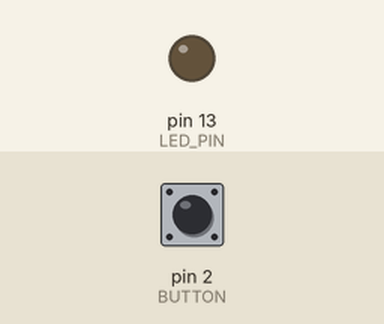
The sketch below on a simulated Arduino Uno, built with avr-gcc and run on an emulated ATmega328P. Parts: output pins drawn as LEDs (lit = HIGH). Inputs (shaded band) come from the test bench; at power-on: pin 2 (BUTTON) LOW.

Above: at 1.2 s.
1.3 s: pin 2 (BUTTON) pulled HIGH for 0.15 s
At 1.37 s:
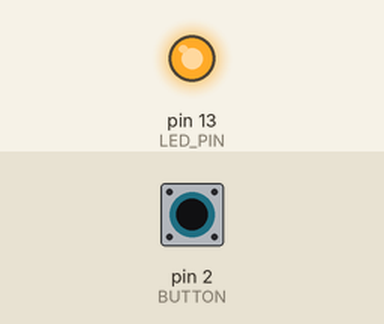
2.9 s: pin 2 (BUTTON) pulled HIGH for 3.2 s
At 7.4 s:
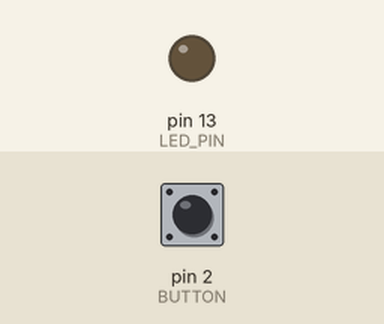
Timing chart, 0 to 8.9 s (numbered marks = the images above; inputs shaded):
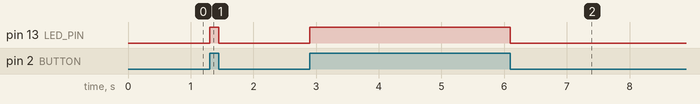

Measured:
- after the input at 1.3 s, pin 13 (LED_PIN): LOW → HIGH at once, → LOW 0.15 s later
- after the input at 2.9 s, pin 13 (LED_PIN): LOW → HIGH at once, → LOW 3.2 s later

The sketch:

_08switch.ino
```cpp
#define LED_PIN 13
#define BUTTON 2

void setup(){
  pinMode(LED_PIN, OUTPUT);
  pinMode(BUTTON, INPUT);

}

void loop(){
 if(digitalRead(BUTTON)==HIGH){
   digitalWrite(LED_PIN, HIGH);
 }else{
   digitalWrite(LED_PIN, LOW);
 }
}
```
